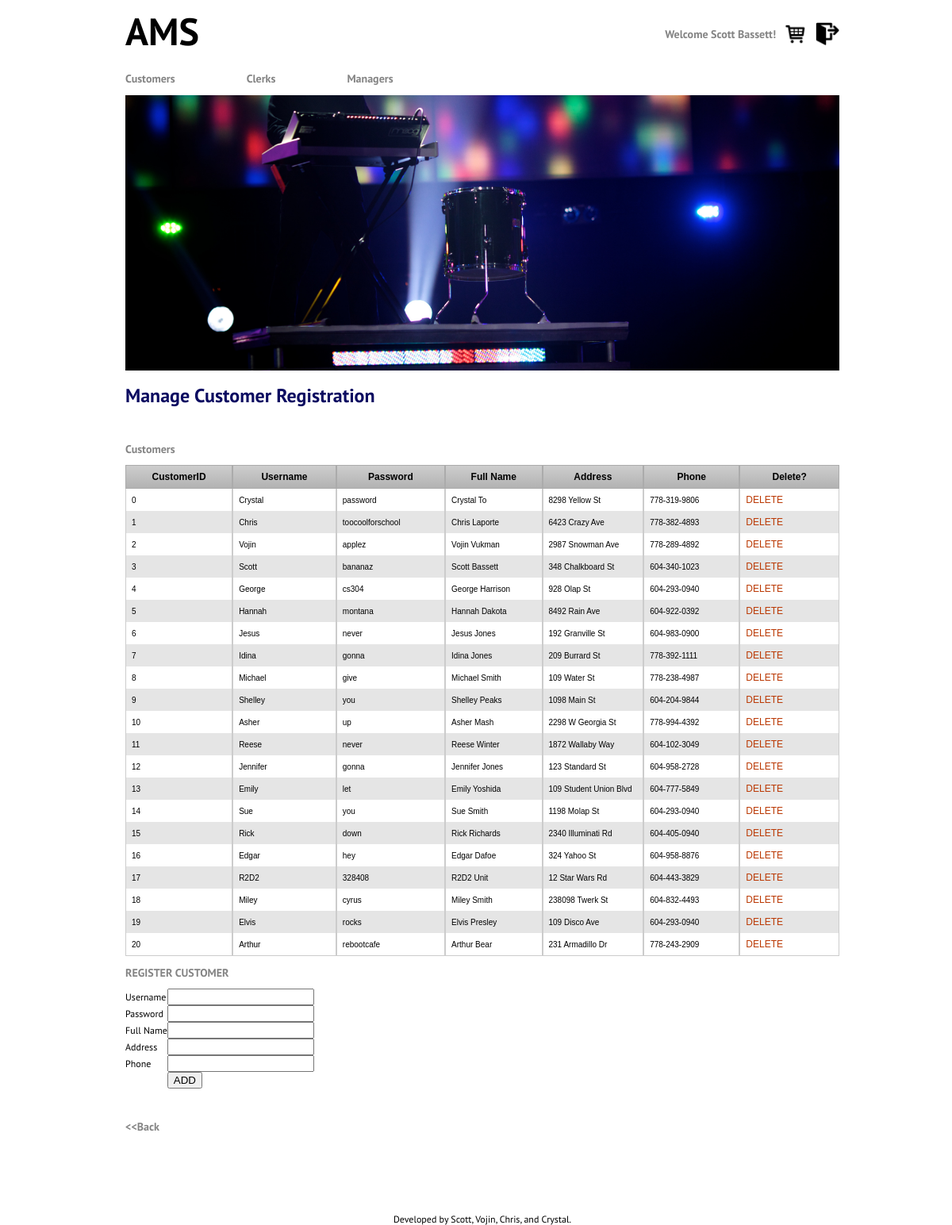
Screenshot of /manager/registration.php (signed in) with the database file from the repository.
### tables this page shows
CREATE TABLE Customer(
cid int, 
username varchar(20),
c_password varchar(20),
fullname varchar(30),
address varchar(50), 
phone varchar(12),
PRIMARY KEY(cid));

### dbops.php (the view, shortened to what this page needs)
<?php
function displayCustomers($connection) {
 	if (!$result = $connection->query("SELECT cid, username, c_password, fullname,
 		address, phone FROM Customer ORDER BY cid")) {
		    die('There was an error running the query [' . $db->error . ']');
    }
	echo "<form id=\"delete\" name=\"delete\" action=\"";
	echo htmlspecialchars($_SERVER["PHP_SELF"]);
	echo "\" method=\"POST\">";
	echo "<table border=0 cellpadding=0 cellspacing=0 class='CustomerInfoTable'>";
	echo "<tr valign=center>";
	echo "
			<td class=rowheader>CustomerID</td>
			<td class=rowheader>Username</td>
			<td class=rowheader>Password</td>
			<td class=rowheader>Full Name</td>
			<td class=rowheader>Address</td>
			<td class=rowheader>Phone</td>
			<td class=rowheader>Delete?</td>
		</tr>";
	while($row = $result->fetch_assoc()){
		echo "<td>".$row['cid']."</td>";
		echo "<td>".$row['username']."</td>";
		echo "<td>".$row['c_password']."</td>";
		echo "<td>".$row['fullname']."</td>";
		echo "<td>".$row['address']."</td>";
		echo "<td>".$row['phone']."</td><td>";
	    echo "<a href=\"javascript:formSubmit('".$row['cid']."');\">DELETE</a>";
	    echo "</td></tr>";
  	}
	echo "</form>";
}
?>

### style.css (style rules this page uses)
html { height: 100%; width: 100%; }
body { font-family: 'PT Sans', sans-serif; color: #000; background-color: #fff; font-size: 12px; width: 100%; height: 100%; }
td { color: #000000; font-size: 12px; }
a { font-size: 12px; }
a:link { color: #bb3902; font-weight:normal; text-decoration:none; }
.rowheader { color: #000000; background-color: #ffffff; font-weight: plain; font-size: 14pt; width: 160px; }
.CustomerInfoTable { margin:0px;padding:0px; width:100%; border:0px solid #000000; -moz-border-radius-bottomleft:0px; -webkit-border-bottom-left-radius:0px; border-bottom-left-radius:0px; -moz-border-radius-bottomright:0px; -webkit-border-bottom-right-radius:0px; border-bottom-right-radius:0px; -moz-border-radius-topright:0px; -webkit-border-top-right-radius:0px; border-top-right-radius:0px; -moz-border-radius-topleft:0px; -webkit-border-top-left-radius:0px; border-top-left-radius:0px; }
.CustomerInfoTable tr:last-child td:last-child { -moz-border-radius-bottomright:0px; -webkit-border-bottom-right-radius:0px; border-bottom-right-radius:0px; }
.CustomerInfoTable tr:last-child td:first-child { -moz-border-radius-bottomleft:0px; -webkit-border-bottom-left-radius:0px; border-bottom-left-radius:0px; }
.CustomerInfoTable tr:nth-child(odd) { background-color:#e5e5e5; }
.CustomerInfoTable td { vertical-align:middle; border:0px solid #cccccc; border-width:0px 1px 0px 1px; text-align:left; padding:7px; font-size:10px; font-family:Arial; font-weight:normal; color:#000000; }
.CustomerInfoTable tr:last-child td { border-width:0px 1px 1px 1px; }
.CustomerInfoTable tr td:last-child { border-width:0px 1px 0px 1px; }
.CustomerInfoTable tr:last-child td:last-child { border-width:0px 1px 01px 1px; }
.CustomerInfoTable tr:first-child td { background:-o-linear-gradient(bottom, #cccccc 5%, #b2b2b2 100%); background:-webkit-gradient( linear, left top, left bottom, color-stop(0.05, #cccccc), color-stop(1, #b2b2b2) ); background:-moz-linear-gradient( center top, #cccccc 5%, #b2b2b2 100% ); filter:progid:DXImageTransform.Microsoft.gradient(startColorstr="#cccccc", endColorstr="#b2b2b2"); background: -o-linear-gradient(top,#cccccc,b2b2b2); background-color:#cccccc; border:1px solid #ababab; text-align:center; border-width:1px 1px 1px 1px; font-size:12px; font-family:Arial; font-weight:Bold; color:#000000; }
.CustomerInfoTable tr:first-child td:first-child { border-width:1px 1px 1px 1px; }
.CustomerInfoTable tr:first-child td:last-child { border-width:1px 1px 1px 1px; }

### rows the page displays
customer: cid "0", username "Crystal", c_password "password", fullname "Crystal To", address "8298 Yellow St", phone "778-319-9806"
customer: cid "1", username "Chris", c_password "toocoolforschool", fullname "Chris Laporte", address "6423 Crazy Ave", phone "778-382-4893"
customer: cid "2", username "Vojin", c_password "applez", fullname "Vojin Vukman", address "2987 Snowman Ave", phone "778-289-4892"
customer: cid "3", username "Scott", c_password "bananaz", fullname "Scott Bassett", address "348 Chalkboard St", phone "604-340-1023"
customer: cid "4", username "George", c_password "cs304", fullname "George Harrison", address "928 Olap St", phone "604-293-0940"
customer: cid "5", username "Hannah", c_password "montana", fullname "Hannah Dakota", address "8492 Rain Ave", phone "604-922-0392"
customer: cid "6", username "Jesus", c_password "never", fullname "Jesus Jones", address "192 Granville St", phone "604-983-0900"
customer: cid "7", username "Idina", c_password "gonna", fullname "Idina Jones", address "209 Burrard St", phone "778-392-1111"
customer: cid "8", username "Michael", c_password "give", fullname "Michael Smith", address "109 Water St", phone "778-238-4987"
customer: cid "9", username "Shelley", c_password "you", fullname "Shelley Peaks", address "1098 Main St", phone "604-204-9844"
customer: cid "10", username "Asher", c_password "up", fullname "Asher Mash", address "2298 W Georgia St", phone "778-994-4392"
customer: cid "11", username "Reese", c_password "never", fullname "Reese Winter", address "1872 Wallaby Way", phone "604-102-3049"
customer: cid "12", username "Jennifer", c_password "gonna", fullname "Jennifer Jones", address "123 Standard St", phone "604-958-2728"
customer: cid "13", username "Emily", c_password "let", fullname "Emily Yoshida", address "109 Student Union Blvd", phone "604-777-5849"
customer: cid "14", username "Sue", c_password "you", fullname "Sue Smith", address "1198 Molap St", phone "604-293-0940"
customer: cid "15", username "Rick", c_password "down", fullname "Rick Richards", address "2340 Illuminati Rd", phone "604-405-0940"
customer: cid "16", username "Edgar", c_password "hey", fullname "Edgar Dafoe", address "324 Yahoo St", phone "604-958-8876"
customer: cid "17", username "R2D2", c_password "328408", fullname "R2D2 Unit", address "12 Star Wars Rd", phone "604-443-3829"
customer: cid "18", username "Miley", c_password "cyrus", fullname "Miley Smith", address "238098 Twerk St", phone "604-832-4493"
customer: cid "19", username "Elvis", c_password "rocks", fullname "Elvis Presley", address "109 Disco Ave", phone "604-293-0940"
customer: cid "20", username "Arthur", c_password "rebootcafe", fullname "Arthur Bear", address "231 Armadillo Dr", phone "778-243-2909"

### other values shown
$_SESSION['cname'] "Scott Bassett"
